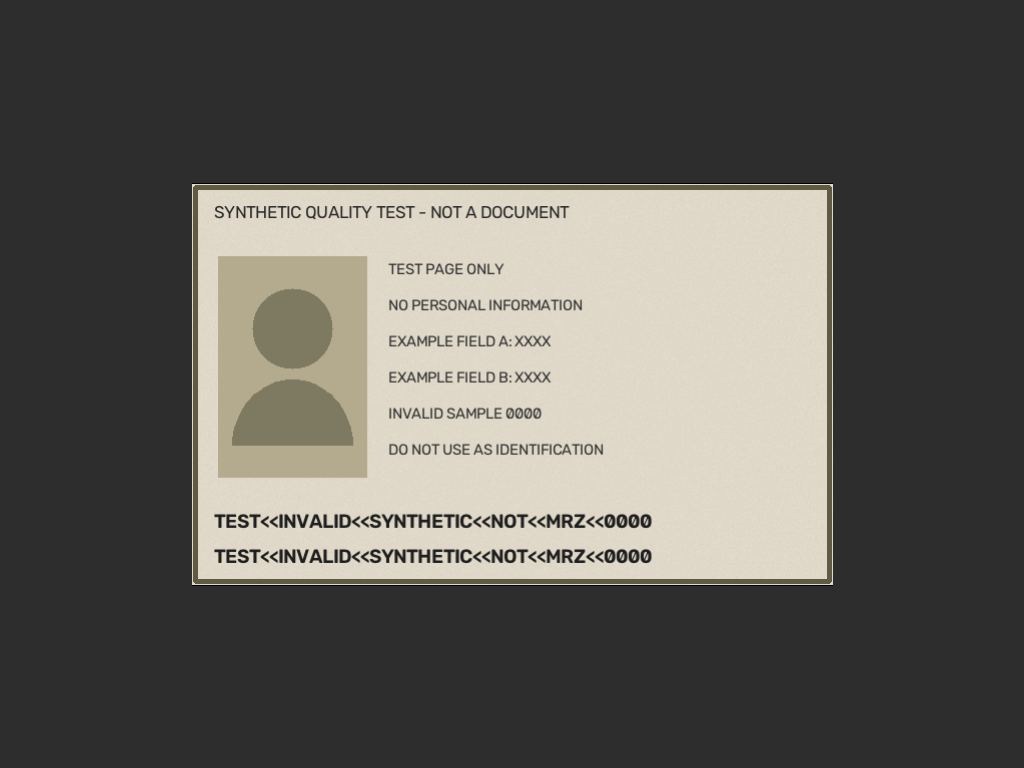
#> input picture tests/fixtures/v4/non_document_proxy.png, 1024 x 768 px; its folder holds only this picture in this run
$ python -i localization.py   (imports and definitions only)
#> lines starting #> are read from the running program, lines starting #| are printed output that depends on the picture; after the words box and inside, x2 and y2 are one past the last pixel; in counts of white or black regions, pixels touching at a corner belong together
#> further down, picture is the input picture: shape (768, 1024, 3); mean B, G, R 88.7, 94.2, 96.5
### src/passport_quality_gate/geometry.py
"""All points are pixels in the supplied, already EXIF-oriented frame."""
import cv2
import numpy as np


def clip(x):
    return float(np.clip(x, 0, 1))


def order_quad(points):
    p = np.asarray(points, np.float32).reshape(4, 2)
    if not np.isfinite(p).all() or len(np.unique(p, axis=0)) != 4:
        raise ValueError("Quad requires four distinct finite points")
    # Angular sort avoids duplicate corners at 45 degrees (sum/difference tie).
    center = p.mean(axis=0)
    p = p[np.argsort(np.arctan2(p[:, 1]-center[1], p[:, 0]-center[0]))]
    p = np.roll(p, -int(np.argmin(p.sum(axis=1))), axis=0)
    if not cv2.isContourConvex(p) or abs(cv2.contourArea(p)) < 4:
        raise ValueError("Quad must be convex and non-degenerate")
    return p


def box_quad(box):
    x1, y1, x2, y2 = map(float, box)
    return np.array([[x1,y1],[x2,y1],[x2,y2],[x1,y2]], np.float32)


# [11 lines left out: function guide_polygon, not called in this run]


def overlap(a,b):
    return max(0., float(cv2.intersectConvexConvex(np.asarray(a,np.float32), np.asarray(b,np.float32))[0]))


# [89 lines left out: functions analyze_geometry, rectify, not called in this run]

### src/passport_quality_gate/localization.py
from dataclasses import dataclass, field
from .corners import estimate_corners
from pathlib import Path
import cv2
import numpy as np
from .geometry import box_quad, order_quad, overlap

@dataclass
class Detection:
    polygon: object = None
    mrz_polygon: object = None
    confidence: float = 0.0
    source: str = 'yolo'
    corners_reliable: bool = False
    mrz_confidence: float = 0.0
    corner_evidence: dict = field(default_factory=dict)
    @property
    def found(self):
        return self.polygon is not None
    def as_dict(self):
        p=None if self.polygon is None else np.asarray(self.polygon)
        return dict(source=self.source,polygon=None if p is None else p.tolist(),
          bbox=None if p is None else [*p.min(0).tolist(),*p.max(0).tolist()],
          mrz_polygon=None if self.mrz_polygon is None else np.asarray(self.mrz_polygon).tolist(),
          confidence=self.confidence,mrz_confidence=self.mrz_confidence,corners_reliable=self.corners_reliable,corner_evidence=self.corner_evidence)


def refine_corners(frame, bbox, min_ratio, mrz=None, mrz_inside=.95):
    q,_=estimate_corners(frame,bbox,mrz,{'min_area_ratio':min_ratio})
    return q

class YoloLocalizer:
    def __init__(self, weights, config, device='cpu', model=None):
        if model is None:
            if not Path(weights).is_file(): raise FileNotFoundError(f'Detector weights missing: {weights}')
            from ultralytics import YOLO
            model=YOLO(str(weights))
        self.model=model; self.config=config; self.device=device
        names=set(model.names.values())
        if not {'passport_page','mrz'}<=names: raise ValueError(f'Unexpected detector classes: {model.names}')
    def locate(self,frame,mode='final'):
        r=self.model.predict(source=frame,device=self.device,imgsz=self.config['imgsz'],
             conf=self.config['confidence'],verbose=False,save=False)[0]
        pages=[]; mrzs=[]
        if r.boxes is not None:
            for b in r.boxes:
                name=r.names[int(b.cls.item())]
                item=(float(b.conf.item()),np.asarray(b.xyxy[0].cpu().tolist(),np.float32))
                if name=='passport_page': pages.append(item)
                elif name=='mrz': mrzs.append(item)
        if not pages: return Detection()
        conf,bbox=max(pages,key=lambda b:b[0]); p=box_quad(bbox)
        # Associate MRZ with selected page; do not take an unrelated global maximum.
        valid=[(c,box_quad(b)) for c,b in mrzs if overlap(p,box_quad(b))/max(1,(b[2]-b[0])*(b[3]-b[1]))>=self.config['min_mrz_inside']]
        mc,m=max(valid,key=lambda b:b[0]) if valid else (0.,None)
        q,ce=estimate_corners(frame,bbox,m,self.config.get('corners'))
        return Detection(q if q is not None else p,m,conf,'yolo',q is not None,mc,ce)

class ProxyLocalizer:
    """Synthetic smoke fallback ONLY. A rectangle is not proof of passport identity."""
    def locate(self,frame,mode='final'):
#> called with mode = 'final'
        gray=cv2.cvtColor(frame,cv2.COLOR_BGR2GRAY)
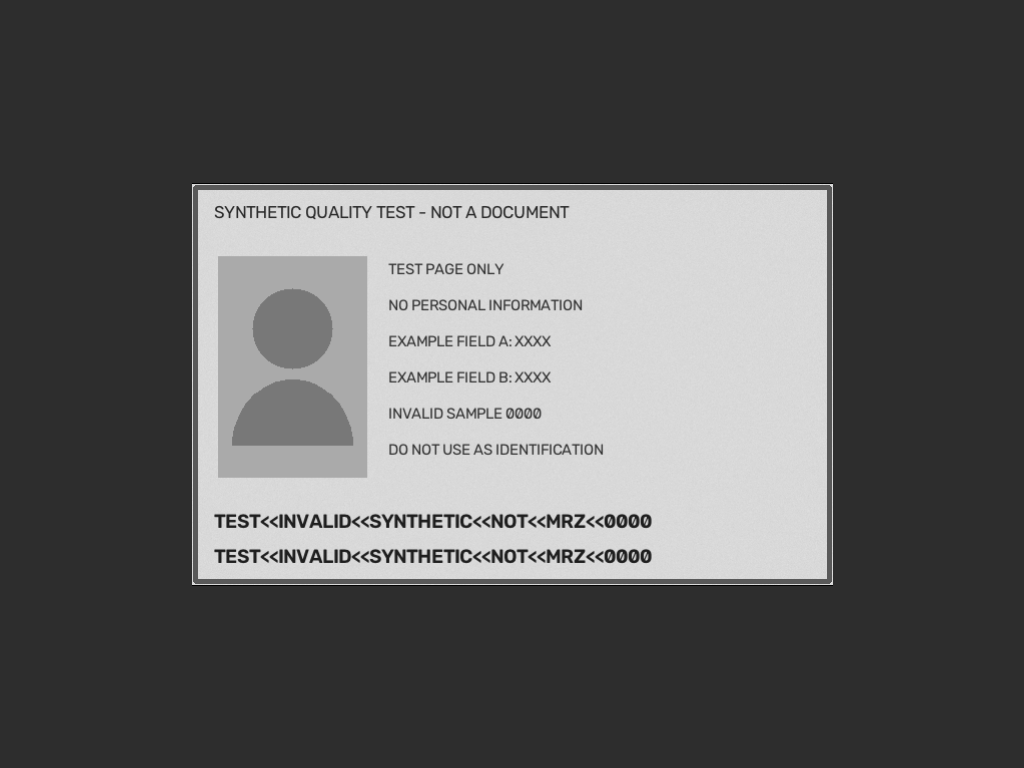
#> gray: shape (768, 1024); min 1, max 224, mean 94.2
        _,mask=cv2.threshold(gray,0,255,cv2.THRESH_BINARY+cv2.THRESH_OTSU)
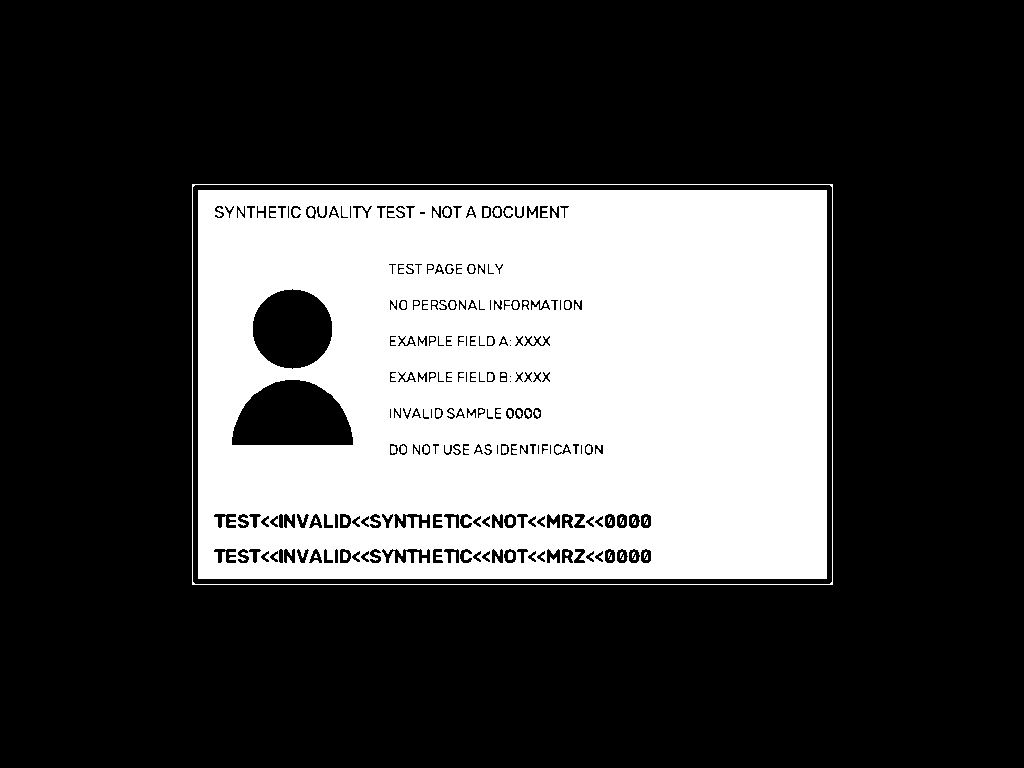
#> mask: shape (768, 1024); 28.6% white; 67 white regions (40 under 20 px), largest, box (x1, y1, x2, y2) and area: (198, 190, 827, 579) 221729, (192, 184, 833, 585) 2092, (308, 207, 314, 217) 48
        contours=cv2.findContours(mask,cv2.RETR_EXTERNAL,cv2.CHAIN_APPROX_SIMPLE)[0]
#> contours = [[[192, 184], [192, 584], [832, 584], [832, 184]]]
        for c in sorted(contours,key=cv2.contourArea,reverse=True):
            if cv2.contourArea(c)<frame.shape[0]*frame.shape[1]*.03: continue
            q=cv2.approxPolyDP(c,.02*cv2.arcLength(c,True),True)
            if len(q)==4 and cv2.isContourConvex(q):
                return Detection(order_quad(q),None,.5,'synthetic_proxy',True)
#> this loop made 1 pass
#> (q, p in order_quad, center in order_quad) on pass 1: ([[192, 184], [192, 584], [832, 584], [832, 184]], [[192, 184], [832, 184], [832, 584], [192, 584]], [512, 384])
        return Detection(source='synthetic_proxy')

>>> import cv2
>>> picture = cv2.imread('../../tests/fixtures/v4/non_document_proxy.png')
>>> result = ProxyLocalizer().locate(picture)
